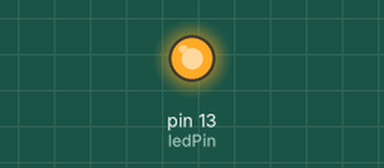
Bench run of a sketch on a simulated Arduino Uno, built with avr-gcc and run on an emulated ATmega328P. Parts: output pins drawn as LEDs (lit = HIGH).

Above: at 0.2 s.
At 24.0 s:
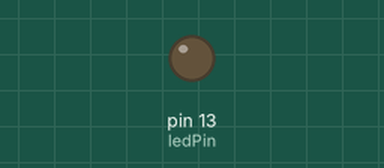
Timing chart, 0 to 32.5 s (numbered marks = the images above):
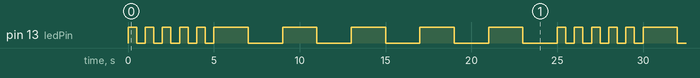

Measured:
- by itself, pin 13 (ledPin): repeats every 25.0 s: 4 × (LOW 0.50 s, HIGH 0.50 s), LOW 0.50 s, 5 × (HIGH 2.0 s, LOW 2.0 s), HIGH 0.50 s
- by itself, everything shown: repeats every 25.0 s, in 20 steps

The sketch:

blinkfast_slow.ino
```cpp
int ledPin = 13;
void setup() {
  // put your setup code here, to run once:
  pinMode(ledPin, OUTPUT);
}

void loop() {
  // put your main code here, to run repeatedly:
  digitalWrite(ledPin, HIGH);
  delay(500);
  digitalWrite(ledPin, LOW);
  delay(500);
  digitalWrite(ledPin, HIGH);
  delay(500);
  digitalWrite(ledPin, LOW);
  delay(500);
  digitalWrite(ledPin, HIGH);
  delay(500);
  digitalWrite(ledPin, LOW);
  delay(500);
  digitalWrite(ledPin, HIGH);
  delay(500);
  digitalWrite(ledPin, LOW);
  delay(500);
  digitalWrite(ledPin, HIGH);
  delay(500);
  digitalWrite(ledPin, LOW);
  delay(500);

  //slow blink
  digitalWrite(ledPin, HIGH);
  delay(2000);
  digitalWrite(ledPin, LOW);
  delay(2000);
  digitalWrite(ledPin, HIGH);
  delay(2000);
  digitalWrite(ledPin, LOW);
  delay(2000);
  digitalWrite(ledPin, HIGH);
  delay(2000);
  digitalWrite(ledPin, LOW);
  delay(2000);
  digitalWrite(ledPin, HIGH);
  delay(2000);
  digitalWrite(ledPin, LOW);
  delay(2000);
  digitalWrite(ledPin, HIGH);
  delay(2000);
  digitalWrite(ledPin, LOW);
  delay(2000);
}
```
